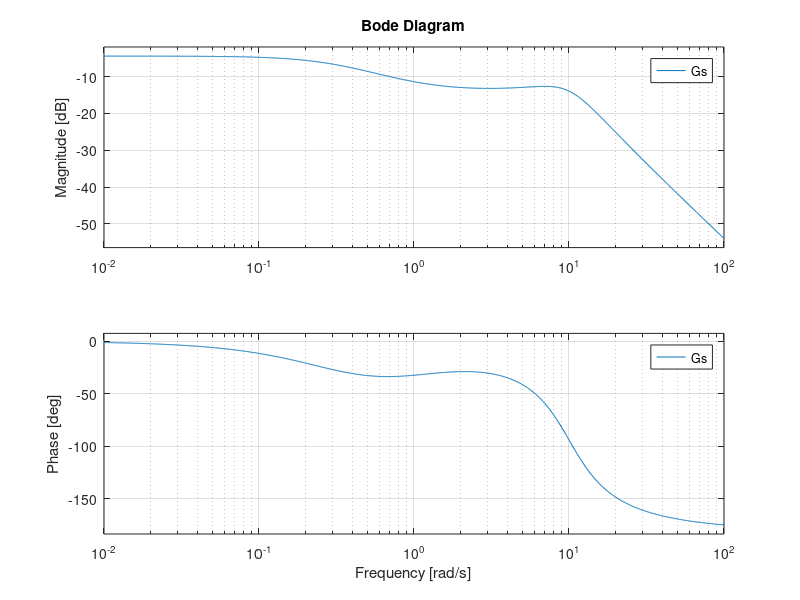

MATLAB code to generate this figure: (Note: this script raises an error after producing the figure.)
% LAB 4 Code
% Farnam Adelkhani (915815724)

clear; % Clear all variables.
Kp = 3; 
tau = 3; 
zeta = 0.5; 
wn = 10;
Kc = [.2; .5; 1; 10]

s = tf('s')
Gp = Kp * wn^2 * (s + 1) / (tau *s +1) / (s^2 + 2* zeta * wn *s +wn^2)

% ******* OPEN LOOP Case *******
figure
hold % Hold plotting.
for n = 1:4
Gs = Gp * Kc(n);
bode(Gs); % Draw Bode plots.
disp(['********** Open Loop Kc = ', num2str(Kc(n)), ' **********'])

BW = bandwidth(Gs) %bandwidth
DCGain = dcgain(Gs) %dcgain
DCGaindB = 20 * log10(DCGain) % Convert to dB, log10=log
[MaxGain, MaxFreq] = getPeakGain(Gs) %getPeakGain
MaxGaindB = 20 * log10(MaxGain) % Gain is not in dB; convert to dB.
end
hold % Release the plots.

title('Open Loop Case')
legend('Kc = 0.2', 'Kc = 0.5', 'Kc = 1', 'Kc = 10', 'location', 'northeast')

% ******* CLOSED LOOP *******
figure
hold
for n = 1:4
Gs = feedback(Gp * Kc(n), 1);
bode(Gs)
disp(['********** Closed Loop Kc = ', num2str(Kc(n)), ' **********'])
BW = bandwidth(Gs)
DCGain = dcgain(Gs)
DCGaindB = 20 * log10(DCGain)
[MaxGain, MaxFreq] = getPeakGain(Gs)
MaxGaindB = 20 * log10(MaxGain)
end
hold
title('Closed Loop Case')
legend('Kc = 0.2', 'Kc = 0.5', 'Kc = 1', 'Kc = 10', 'location', 'northeast')